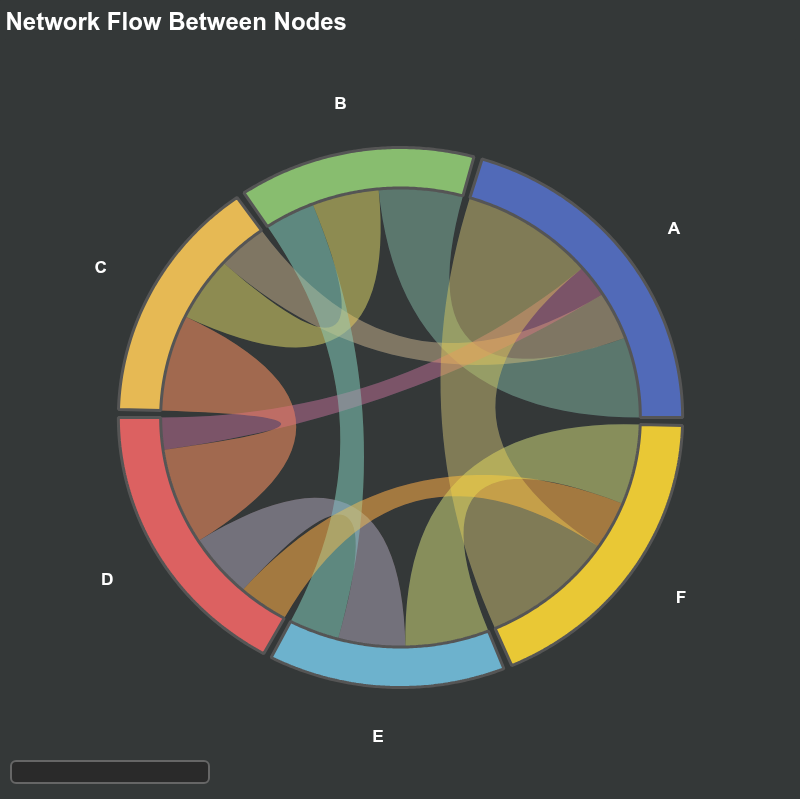

Python code for this plot:
from bokeh_rocks import create_chord_diagram, get_dark_stylesheet,get_light_stylesheet, save_plot
from bokeh.io import show
matrix1 = [
    [0, 5, 3, 2, 0, 8],
    [5, 0, 4, 0, 3, 0],
    [3, 4, 0, 6, 0, 0],
    [2, 0, 6, 0, 4, 3],
    [0, 3, 0, 4, 0, 5],
    [8, 0, 0, 3, 5, 0]
]
labels1 = ['A', 'B', 'C', 'D', 'E', 'F']
colors1 = ['#5470C6', '#91CC75', '#FAC858', '#EE6666', '#73C0DE', '#FDD835']

diagram1 = create_chord_diagram(matrix1, labels1, colors1, dark_mode=True,
                               title="Network Flow Between Nodes")
dark_sheet = get_dark_stylesheet()
diagram1.stylesheets = [dark_sheet]

show(diagram1)
save_plot(diagram1, "output/chord_02")
